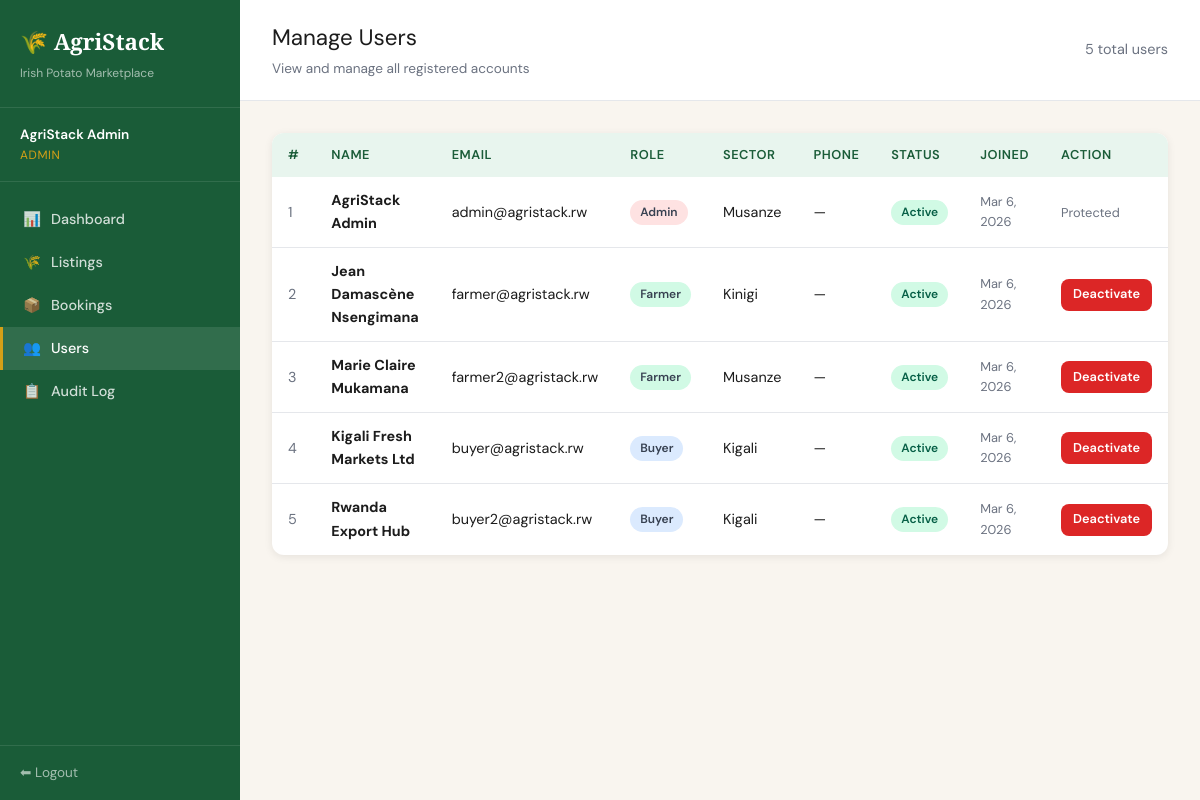
Page /admin/users (signed in) on the committed database.
### tables this page shows
CREATE TABLE users (
    id          INT AUTO_INCREMENT PRIMARY KEY,
    name        VARCHAR(150) NOT NULL,
    email       VARCHAR(150) NOT NULL UNIQUE,
    password    VARCHAR(255) NOT NULL,
    phone       VARCHAR(20),
    role        ENUM('farmer','buyer','admin') NOT NULL DEFAULT 'farmer',
    sector      VARCHAR(100),
    is_active   TINYINT(1) NOT NULL DEFAULT 1,
    created_at  DATETIME NOT NULL DEFAULT CURRENT_TIMESTAMP
);

### app/controllers/AdminController.php (called while the page is built, shortened)
<?php
require_once __DIR__ . '/../models/UserModel.php';
class AdminController {
    private UserModel    $userModel;
    public function __construct() {
        $this->userModel    = new UserModel();
    }
    public function users(): void {
        $users = $this->userModel->getAll();
        require_once __DIR__ . '/../views/admin/users.php';
    }
}

### index.php (called while the page is built, shortened)
<?php
require_once __DIR__ . '/app/core/Database.php';
require_once __DIR__ . '/app/core/helpers.php';
$requestUri  = $_SERVER['REQUEST_URI'];
$scriptName  = dirname($_SERVER['SCRIPT_NAME']);
$path        = str_replace($scriptName, '', $requestUri);
$path        = strtok($path, '?');
$path        = rtrim($path, '/') ?: '/';
$routes = [
    'GET' => [
        '/'                        => ['AuthController',    'index'],
        '/login'                   => ['AuthController',    'loginForm'],
        '/register'                => ['AuthController',    'registerForm'],
        '/logout'                  => ['AuthController',    'logout'],
        '/farmer/dashboard'        => ['FarmerController',  'dashboard'],
        '/farmer/listings'         => ['FarmerController',  'listings'],
        '/farmer/listings/create'  => ['FarmerController',  'createForm'],
        '/farmer/listings/edit'    => ['FarmerController',  'editForm'],
        '/farmer/listings/delete'  => ['FarmerController',  'delete'],
        '/farmer/bookings'         => ['FarmerController',  'bookings'],
        '/buyer/dashboard'         => ['BuyerController',   'dashboard'],
        '/buyer/listings'          => ['BuyerController',   'listings'],
        '/buyer/book'              => ['BuyerController',   'bookForm'],
        '/buyer/bookings'          => ['BuyerController',   'bookings'],
        '/admin/dashboard'         => ['AdminController',   'dashboard'],
        '/admin/listings'          => ['AdminController',   'listings'],
        '/admin/listings/approve'  => ['AdminController',   'approveListing'],
        '/admin/listings/reject'   => ['AdminController',   'rejectListing'],
        '/admin/bookings'          => ['AdminController',   'bookings'],
        '/admin/bookings/advance'  => ['AdminController',   'advanceBooking'],
        '/admin/users'             => ['AdminController',   'users'],
        '/admin/users/toggle'      => ['AdminController',   'toggleUser'],
        '/admin/audit-log'         => ['AdminController',   'auditLog'],
    ],
    'POST' => [
        '/login'                   => ['AuthController',    'login'],
        '/register'                => ['AuthController',    'register'],
        '/farmer/listings/create'  => ['FarmerController',  'create'],
        '/farmer/listings/edit'    => ['FarmerController',  'edit'],
        '/buyer/book'              => ['BuyerController',   'book'],
    ],
];
$method = $_SERVER['REQUEST_METHOD'];
$route  = $routes[$method][$path] ?? null;
[$controllerName, $action] = $route;
$controller = new $controllerName();
$controller->$action();

### app/core/helpers.php (called while the page is built, shortened)
<?php
function currentUser(): array {
    return [
        'id'   => $_SESSION['user_id'] ?? null,
        'name' => $_SESSION['user_name'] ?? '',
        'role' => $_SESSION['user_role'] ?? '',
    ];
}
function e(mixed $val): string {
    return htmlspecialchars((string)$val, ENT_QUOTES, 'UTF-8');
}

### app/core/Database.php (called while the page is built, shortened)
<?php
class Database {
    private static $instance = null;
    private $conn;
    private function __construct() {
        $this->conn = new mysqli(DB_HOST, DB_USER, DB_PASS, DB_NAME, DB_PORT);
        $this->conn->set_charset("utf8mb4");
    }
    public static function getInstance(): Database {
        if (self::$instance === null) {
            self::$instance = new Database();
        }
        return self::$instance;
    }
    public function query(string $sql, string $types = '', array $params = []): mysqli_result|bool {
        $stmt = $this->conn->prepare($sql);
        $stmt->execute();
        $result = $stmt->get_result();
        return $result !== false ? $result : true;
    }
    public function fetchAll(string $sql, string $types = '', array $params = []): array {
        $result = $this->query($sql, $types, $params);
        if ($result instanceof mysqli_result) {
            return $result->fetch_all(MYSQLI_ASSOC);
        }
        return [];
    }
}

### app/models/UserModel.php (called while the page is built, shortened)
<?php
class UserModel {
    private Database $db;
    public function __construct() {
        $this->db = Database::getInstance();
    }
    public function getAll(): array {
        return $this->db->fetchAll(
            "SELECT id, name, email, role, sector, is_active, created_at FROM users ORDER BY created_at DESC"
        );
    }
}

### app/views/admin/users.php (the view, shortened to what this page needs)
<?php $pageTitle = 'Manage Users'; require_once __DIR__ . '/../partials/header.php'; ?>
<div class="page-header">
  <div>
    <div class="page-title">Manage Users</div>
    <div class="page-subtitle">View and manage all registered accounts</div>
  </div>
  <span style="font-size:0.9rem;color:var(--text-muted)"><?= count($users) ?> total users</span>
</div>
<div class="page-body">
  <div class="card">
    <div class="table-wrap">
      <table>
        <thead>
          <tr><th>#</th><th>Name</th><th>Email</th><th>Role</th><th>Sector</th><th>Phone</th><th>Status</th><th>Joined</th><th>Action</th></tr>
        </thead>
        <tbody>
          <?php foreach ($users as $u): ?>
          <tr>
            <td style="color:var(--text-muted)"><?= $u['id'] ?></td>
            <td><strong><?= e($u['name']) ?></strong></td>
            <td><?= e($u['email']) ?></td>
            <td>
              <span class="badge" style="background:<?= ['farmer'=>'#D1FAE5','buyer'=>'#DBEAFE','admin'=>'#FEE2E2'][$u['role']] ?? '#F3F4F6' ?>;color:#374151">
                <?= ucfirst($u['role']) ?>
              </span>
            </td>
            <td><?= e($u['sector'] ?? '—') ?></td>
            <td><?= e($u['phone'] ?? '—') ?></td>
            <td>
              <?php if ($u['is_active']): ?>
                <span class="badge" style="background:#D1FAE5;color:#065F46">Active</span>
              <?php else: ?>
                <span class="badge" style="background:#FEE2E2;color:#991B1B">Inactive</span>
              <?php endif; ?>
            </td>
            <td style="font-size:0.8rem;color:var(--text-muted)"><?= date('M j, Y', strtotime($u['created_at'])) ?></td>
            <td>
              <?php if ($u['role'] !== 'admin'): ?>
              <a href="<?= BASE_URL ?>/admin/users/toggle?id=<?= $u['id'] ?>"
                 class="btn <?= $u['is_active'] ? 'btn-danger' : 'btn-success' ?> btn-sm"
                 onclick="return confirm('Toggle active status for <?= e($u['name']) ?>?')">
                <?= $u['is_active'] ? 'Deactivate' : 'Activate' ?>
              </a>
              <?php else: ?>
              <span style="color:var(--text-muted);font-size:0.8rem">Protected</span>
              <?php endif; ?>
            </td>
          </tr>
          <?php endforeach; ?>
        </tbody>
      </table>
    </div>
  </div>
</div>
<?php require_once __DIR__ . '/../partials/footer.php'; ?>

### app/views/partials/header.php (shortened to what this page needs)
<?php
$u    = currentUser();
$role = $u['role'];
$nav  = [];
if ($role === 'farmer') {
    $nav = [
        '/farmer/dashboard'       => ['icon' => '📊', 'label' => 'Dashboard'],
        '/farmer/listings'        => ['icon' => '🌾', 'label' => 'My Listings'],
        '/farmer/listings/create' => ['icon' => '➕', 'label' => 'New Listing'],
        '/farmer/bookings'        => ['icon' => '📦', 'label' => 'Bookings'],
    ];
} elseif ($role === 'buyer') {
    $nav = [
        '/buyer/dashboard' => ['icon' => '📊', 'label' => 'Dashboard'],
        '/buyer/listings'  => ['icon' => '🔍', 'label' => 'Browse Listings'],
        '/buyer/bookings'  => ['icon' => '📦', 'label' => 'My Bookings'],
    ];
} elseif ($role === 'admin') {
    $nav = [
        '/admin/dashboard'  => ['icon' => '📊', 'label' => 'Dashboard'],
        '/admin/listings'   => ['icon' => '🌾', 'label' => 'Listings'],
        '/admin/bookings'   => ['icon' => '📦', 'label' => 'Bookings'],
        '/admin/users'      => ['icon' => '👥', 'label' => 'Users'],
        '/admin/audit-log'  => ['icon' => '📋', 'label' => 'Audit Log'],
    ];
}
$currentPath = strtok($_SERVER['REQUEST_URI'], '?');
$scriptBase  = dirname($_SERVER['SCRIPT_NAME']);
$currentPath = str_replace($scriptBase, '', $currentPath);
$currentPath = rtrim($currentPath, '/') ?: '/';
?>
<!DOCTYPE html>
<html lang="en">
<head>
<link rel="stylesheet" href="<?= BASE_URL ?>/public/css/style.css">
</head>
<body>
<div class="app-layout">
  <aside class="sidebar" id="sidebar">
    <div class="sidebar-brand">
      <div class="logo-text">🌾 AgriStack</div>
      <div class="logo-sub">Irish Potato Marketplace</div>
    </div>
    <div class="sidebar-user">
      <div class="user-name"><?= e($u['name']) ?></div>
      <div class="user-role"><?= e(ucfirst($role)) ?></div>
    </div>
    <nav class="sidebar-nav">
      <?php foreach ($nav as $path => $item): ?>
        <a href="<?= BASE_URL . $path ?>" class="<?= $currentPath === $path ? 'active' : '' ?>">
          <span><?= $item['icon'] ?></span>
          <span><?= e($item['label']) ?></span>
        </a>
      <?php endforeach; ?>
    </nav>
    <div class="sidebar-footer">
      <a href="<?= BASE_URL ?>/logout">⬅ Logout</a>
    </div>
  </aside>
  <main class="main-content">

### public/css/style.css (style rules this page uses)
:root { --green-dark: #1A5C38; --green-mid: #2E8B57; --green-light:#E8F5EE; --gold: #D4A017; --gold-light: #FFF8E1; --cream: #F9F5EF; --white: #FFFFFF; --text-dark: #1C1C1C; --text-muted: #6B7280; --red: #DC2626; --amber: #F59E0B; --blue: #2563EB; --border: #E5E7EB; --shadow: 0 2px 8px rgba(0,0,0,0.08); --shadow-md: 0 4px 16px rgba(0,0,0,0.12); --radius: 12px; --radius-sm: 8px; }
*, *::before, *::after { box-sizing: border-box; margin: 0; padding: 0; }
html { font-size: 16px; scroll-behavior: smooth; }
body { font-family: 'DM Sans', sans-serif; background: var(--cream); color: var(--text-dark); line-height: 1.6; min-height: 100vh; }
a { color: var(--green-mid); text-decoration: none; }
.app-layout { display: grid; grid-template-columns: 240px 1fr; min-height: 100vh; }
.sidebar { background: var(--green-dark); color: #fff; padding: 0; position: sticky; top: 0; height: 100vh; overflow-y: auto; display: flex; flex-direction: column; }
.sidebar-brand { padding: 24px 20px; border-bottom: 1px solid rgba(255,255,255,0.1); }
.sidebar-brand .logo-text { font-family: 'Playfair Display', serif; font-size: 1.4rem; font-weight: 700; color: #fff; display: flex; align-items: center; gap: 8px; }
.sidebar-brand .logo-sub { font-size: 0.75rem; color: rgba(255,255,255,0.6); margin-top: 4px; }
.sidebar-user { padding: 16px 20px; border-bottom: 1px solid rgba(255,255,255,0.1); font-size: 0.85rem; }
.sidebar-user .user-name { font-weight: 600; color: #fff; }
.sidebar-user .user-role { color: var(--gold); font-size: 0.75rem; text-transform: uppercase; letter-spacing: 0.05em; }
.sidebar-nav { flex: 1; padding: 16px 0; }
.sidebar-nav a { display: flex; align-items: center; gap: 10px; padding: 10px 20px; color: rgba(255,255,255,0.8); font-size: 0.9rem; font-weight: 500; transition: all 0.15s ease; border-left: 3px solid transparent; }
.sidebar-nav a:hover, .sidebar-nav a.active { background: rgba(255,255,255,0.1); color: #fff; border-left-color: var(--gold); text-decoration: none; }
.sidebar-footer { padding: 16px 20px; border-top: 1px solid rgba(255,255,255,0.1); }
.sidebar-footer a { display: flex; align-items: center; gap: 8px; color: rgba(255,255,255,0.6); font-size: 0.85rem; }
.main-content { padding: 0; display: flex; flex-direction: column; }
.page-header { background: var(--white); border-bottom: 1px solid var(--border); padding: 20px 32px; display: flex; align-items: center; justify-content: space-between; gap: 16px; flex-wrap: wrap; }
.page-title { font-size: 1.4rem; color: var(--text-dark); }
.page-subtitle { font-size: 0.85rem; color: var(--text-muted); margin-top: 2px; }
.page-body { padding: 32px; flex: 1; }
.card { background: var(--white); border-radius: var(--radius); box-shadow: var(--shadow); overflow: hidden; margin-bottom: 24px; }
.table-wrap { overflow-x: auto; }
table { width: 100%; border-collapse: collapse; font-size: 0.9rem; }
thead th { background: var(--green-light); color: var(--green-dark); font-weight: 600; padding: 12px 16px; text-align: left; font-size: 0.8rem; text-transform: uppercase; letter-spacing: 0.04em; white-space: nowrap; }
tbody tr { border-bottom: 1px solid var(--border); transition: background 0.1s; }
tbody tr:last-child { border-bottom: none; }
tbody td { padding: 12px 16px; color: var(--text-dark); vertical-align: middle; }
.badge { display: inline-flex; align-items: center; padding: 3px 10px; border-radius: 20px; font-size: 0.75rem; font-weight: 600; white-space: nowrap; }
.btn { display: inline-flex; align-items: center; gap: 6px; padding: 9px 18px; border-radius: var(--radius-sm); font-family: 'DM Sans', sans-serif; font-size: 0.875rem; font-weight: 600; cursor: pointer; border: none; text-decoration: none; transition: all 0.15s ease; min-height: 40px; white-space: nowrap; }
.btn-danger { background: var(--red); color: #fff; }
.btn-sm { padding: 5px 12px; font-size: 0.8rem; min-height: 32px; }

### rows in the picture
users: name "AgriStack Admin", role "ADMIN", id "1", email "admin@agristack.rw", role "Admin", sector "Musanze", phone "—", is_active "Active", created_at "Mar 6, 2026", shows "Protected"
users: id "2", name "Jean Damascène Nsengimana", email "farmer@agristack.rw", role "Farmer", sector "Kinigi", phone "—", is_active "Active", created_at "Mar 6, 2026"
users: id "3", name "Marie Claire Mukamana", email "farmer2@agristack.rw", role "Farmer", sector "Musanze", phone "—", is_active "Active", created_at "Mar 6, 2026"
users: id "4", name "Kigali Fresh Markets Ltd", email "buyer@agristack.rw", role "Buyer", sector "Kigali", phone "—", is_active "Active", created_at "Mar 6, 2026"
users: id "5", name "Rwanda Export Hub", email "buyer2@agristack.rw", role "Buyer", sector "Kigali", phone "—", is_active "Active", created_at "Mar 6, 2026"

### other values in the picture
$item['icon'] "📊"
$item['label'] "Dashboard"
$item['icon'] "🌾"
$item['label'] "Listings"
$item['icon'] "📦"
$item['label'] "Bookings"
$item['icon'] "👥"
$item['label'] "Users"
$item['icon'] "📋"
$item['label'] "Audit Log"
count($users) "5"
